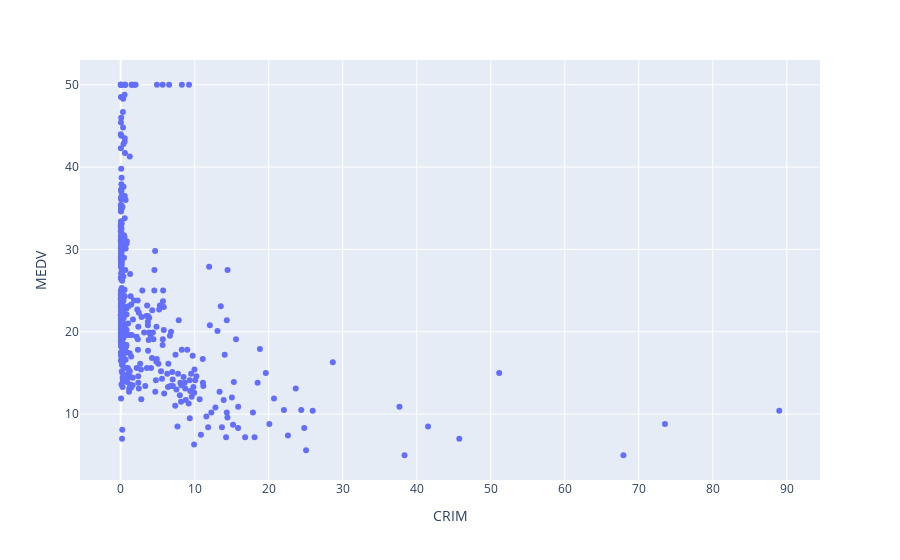

This figure's notebook cell:
### Code cell
# Erstellen des Scatterplots mit Plotly Express
fig = px.scatter(df, x='CRIM', y='MEDV')
fig.write_html("scatterplot.html")
fig.show()

### Figure 1 — Plotly figure (JSON) as saved in the notebook; plotly's stock layout.template omitted (floating-point values rounded to 4 significant figures; data arrays with more than 128 entries replaced by an {"elided": "..."} marker saying what was removed)
{"data": [{"hovertemplate": "CRIM=%{x}<br>MEDV=%{y}<extra></extra>", "legendgroup": "", "marker": {"color": "#636efa", "symbol": "circle"}, "mode": "markers", "name": "", "orientation": "v", "showlegend": false, "type": "scatter", "x": {"elided": "506 float values"}, "xaxis": "x", "y": {"elided": "506 float values"}, "yaxis": "y"}], "layout": {"legend": {"tracegroupgap": 0}, "margin": {"t": 60}, "xaxis": {"anchor": "y", "domain": [0, 1], "title": {"text": "CRIM"}}, "yaxis": {"anchor": "x", "domain": [0, 1], "title": {"text": "MEDV"}}}}
